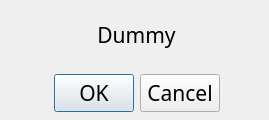
<?xml version="1.0" encoding="UTF-8"?>
<ui version="4.0">
 <class>Dialog</class>
 <widget class="QDialog" name="Dialog">
  <property name="windowModality">
   <enum>Qt::ApplicationModal</enum>
  </property>
  <property name="geometry">
   <rect>
    <x>0</x>
    <y>0</y>
    <width>269</width>
    <height>120</height>
   </rect>
  </property>
  <property name="font">
   <font>
    <family>Alef</family>
    <pointsize>16</pointsize>
   </font>
  </property>
  <property name="windowTitle">
   <string>Dialog</string>
  </property>
  <widget class="QWidget" name="layoutWidget">
   <property name="geometry">
    <rect>
     <x>1</x>
     <y>1</y>
     <width>271</width>
     <height>121</height>
    </rect>
   </property>
   <layout class="QVBoxLayout" name="verticalLayout">
    <item>
     <widget class="QLabel" name="label">
      <property name="text">
       <string>Dummy</string>
      </property>
      <property name="alignment">
       <set>Qt::AlignCenter</set>
      </property>
     </widget>
    </item>
    <item>
     <widget class="QDialogButtonBox" name="buttonBox">
      <property name="orientation">
       <enum>Qt::Horizontal</enum>
      </property>
      <property name="standardButtons">
       <set>QDialogButtonBox::Cancel|QDialogButtonBox::Ok</set>
      </property>
      <property name="centerButtons">
       <bool>true</bool>
      </property>
     </widget>
    </item>
    <item>
     <spacer name="verticalSpacer">
      <property name="orientation">
       <enum>Qt::Vertical</enum>
      </property>
      <property name="sizeType">
       <enum>QSizePolicy::Fixed</enum>
      </property>
      <property name="sizeHint" stdset="0">
       <size>
        <width>20</width>
        <height>10</height>
       </size>
      </property>
     </spacer>
    </item>
   </layout>
  </widget>
 </widget>
 <resources/>
 <connections>
  <connection>
   <sender>buttonBox</sender>
   <signal>accepted()</signal>
   <receiver>Dialog</receiver>
   <slot>accept()</slot>
   <hints>
    <hint type="sourcelabel">
     <x>170</x>
     <y>44</y>
    </hint>
    <hint type="destinationlabel">
     <x>157</x>
     <y>71</y>
    </hint>
   </hints>
  </connection>
  <connection>
   <sender>buttonBox</sender>
   <signal>rejected()</signal>
   <receiver>Dialog</receiver>
   <slot>reject()</slot>
   <hints>
    <hint type="sourcelabel">
     <x>170</x>
     <y>50</y>
    </hint>
    <hint type="destinationlabel">
     <x>179</x>
     <y>71</y>
    </hint>
   </hints>
  </connection>
 </connections>
</ui>
